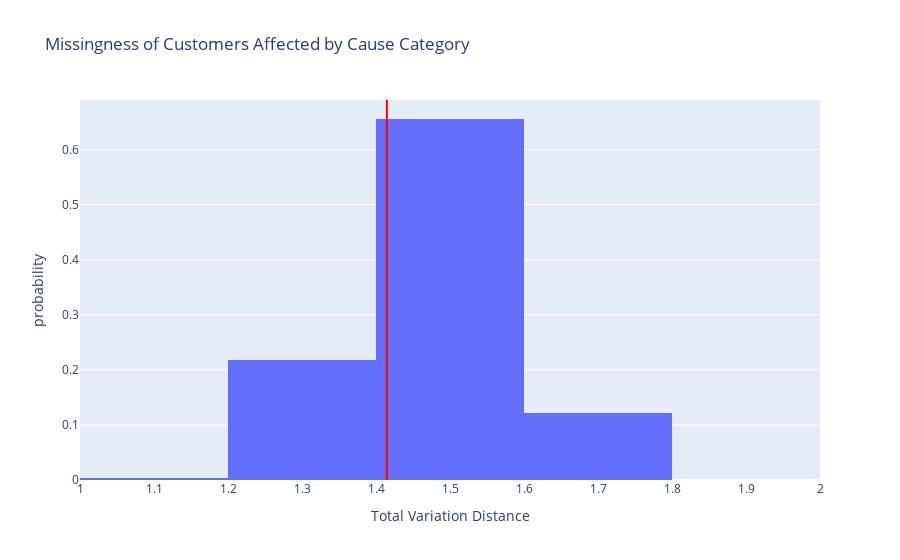

The notebook cell saved with this chart:
### Code cell
figure = px.histogram(pd.DataFrame(simulated_cause_tvd), x = 0, nbins = 5, histnorm = 'probability',
                     labels = {"0" : "Total Variation Distance"},
                     title = "Missingness of Customers Affected by Cause Category")
p_val_cause = (simulated_cause_tvd > observed_tvd).sum() / 10000
print(p_val_cause)

figure.add_vline(x = observed_tvd, line_color = 'red')
figure.write_html("assets/plot-missing1.html")
figure

### Figure 1 — Plotly figure (JSON) as saved in the notebook; plotly's stock layout.template omitted (floating-point values rounded to 4 significant figures; data arrays with more than 128 entries replaced by an {"elided": "..."} marker saying what was removed)
{"data": [{"alignmentgroup": "True", "bingroup": "x", "histnorm": "probability", "hovertemplate": "Total Variation Distance=%{x}<br>probability=%{y}<extra></extra>", "legendgroup": "", "marker": {"color": "#636efa", "pattern": {"shape": ""}}, "name": "", "nbinsx": 5, "offsetgroup": "", "orientation": "v", "showlegend": false, "type": "histogram", "x": {"elided": "10000 float values"}, "xaxis": "x", "yaxis": "y"}], "layout": {"barmode": "relative", "legend": {"tracegroupgap": 0}, "shapes": [{"line": {"color": "red"}, "type": "line", "x0": 1.415, "x1": 1.415, "xref": "x", "y0": 0, "y1": 1, "yref": "y domain"}], "title": {"text": "Missingness of Customers Affected by Cause Category"}, "xaxis": {"anchor": "y", "domain": [0, 1], "title": {"text": "Total Variation Distance"}}, "yaxis": {"anchor": "x", "domain": [0, 1], "title": {"text": "probability"}}}}
